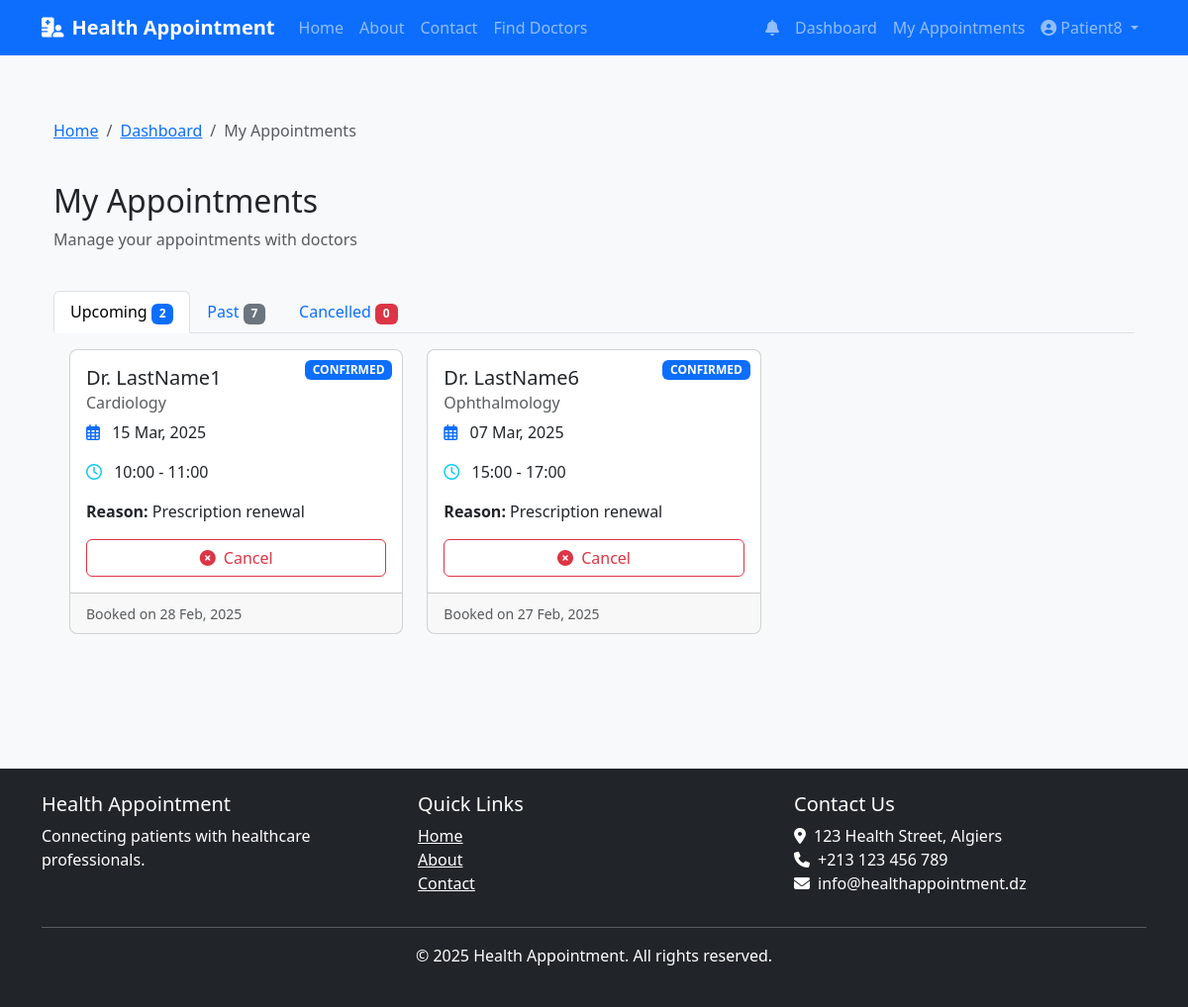
The app's page /patient/appointments (signed in) with its own data.
### models.py (models this page shows, shortened)
class User(db.Model, UserMixin):
    __tablename__ = 'users'
    id = db.Column(db.Integer, primary_key=True)
    email = db.Column(db.String(120), unique=True, nullable=False)
    phone = db.Column(db.String(20), unique=True, nullable=False)
    password_hash = db.Column(db.String(128), nullable=False)
    first_name = db.Column(db.String(50), nullable=False)
    last_name = db.Column(db.String(50), nullable=False)
    user_type = db.Column(db.Enum(UserType), nullable=False)
    is_active = db.Column(db.Boolean, default=False)
    created_at = db.Column(db.DateTime, default=datetime.utcnow)
    updated_at = db.Column(db.DateTime, default=datetime.utcnow, onupdate=datetime.utcnow)
    phone_verified = db.Column(db.Boolean, default=False)
    phone_verification_code = db.Column(db.String(6))
    phone_verification_sent_at = db.Column(db.DateTime)
    email_verified = db.Column(db.Boolean, default=False)
    email_verification_token = db.Column(db.String(100))
    email_verification_sent_at = db.Column(db.DateTime)
    patient = db.relationship('Patient', backref='user', uselist=False, cascade='all, delete-orphan')
    doctor = db.relationship('Doctor', backref='user', uselist=False, cascade='all, delete-orphan')
    notifications = db.relationship('Notification', backref='user', lazy=True, cascade='all, delete-orphan')

class Appointment(db.Model):
    __tablename__ = 'appointments'
    id = db.Column(db.Integer, primary_key=True)
    patient_id = db.Column(db.Integer, db.ForeignKey('patients.id'), nullable=False)
    doctor_id = db.Column(db.Integer, db.ForeignKey('doctors.id'), nullable=False)
    appointment_date = db.Column(db.Date, nullable=False)
    start_time = db.Column(db.Time, nullable=False)
    end_time = db.Column(db.Time, nullable=False)
    status = db.Column(db.Enum(AppointmentStatus), default=AppointmentStatus.PENDING)
    reason = db.Column(db.Text)
    notes = db.Column(db.Text)
    created_at = db.Column(db.DateTime, default=datetime.utcnow)
    updated_at = db.Column(db.DateTime, default=datetime.utcnow, onupdate=datetime.utcnow)

class Doctor(db.Model):
    __tablename__ = 'doctors'
    id = db.Column(db.Integer, primary_key=True)
    user_id = db.Column(db.Integer, db.ForeignKey('users.id'), nullable=False)
    specialty = db.Column(db.String(100))
    license_number = db.Column(db.String(50), unique=True, nullable=False)
    years_of_experience = db.Column(db.Integer)
    education = db.Column(db.Text)
    bio = db.Column(db.Text)
    verification_status = db.Column(db.Enum(VerificationStatus), default=VerificationStatus.PENDING)
    verification_notes = db.Column(db.Text)
    location = db.Column(db.String(255))
    languages = db.Column(db.String(255))  # Comma-separated list of languages
    consultation_fee = db.Column(db.Float)
    profile_picture = db.Column(db.String(255))
    license_document_path = db.Column(db.String(255))
    certificate_path = db.Column(db.String(255))
    availability = db.relationship('DoctorAvailability', backref='doctor', lazy=True, cascade='all, delete-orphan')
    appointments = db.relationship('Appointment', backref='doctor', lazy=True, cascade='all, delete-orphan')

### routes.py (the view)
@patient.route('/appointments')
@login_required
def appointments():
    if current_user.user_type != UserType.PATIENT:
        flash('Access denied.', 'danger')
        return redirect(url_for('main.index'))
    patient = Patient.query.filter_by(user_id=current_user.id).first()
    if not patient:
        flash('Patient profile not found.', 'danger')
        return redirect(url_for('main.index'))
    appointments = Appointment.query.filter_by(patient_id=patient.id).order_by(Appointment.appointment_date.desc()).all()
    upcoming_appointments = []
    past_appointments = []
    cancelled_appointments = []
    today = datetime.now().date()
    for appointment in appointments:
        if appointment.status == AppointmentStatus.CANCELLED:
            cancelled_appointments.append(appointment)
        elif appointment.appointment_date < today or (appointment.appointment_date == today and appointment.end_time < datetime.now().time()):
            past_appointments.append(appointment)
        else:
            upcoming_appointments.append(appointment)
    return render_template('patient/appointments.html',
                          upcoming_appointments=upcoming_appointments,
                          past_appointments=past_appointments,
                          cancelled_appointments=cancelled_appointments)

### app.py (called while the page is built)
@login_manager.user_loader
def load_user(user_id):
    return User.query.get(int(user_id))

def create_app():
    app = Flask(__name__)
    app.config.from_object(get_config())
    app.config['SESSION_COOKIE_NAME'] = f'session_{uuid.uuid4().hex[:8]}'
    os.makedirs(app.config['UPLOAD_FOLDER'], exist_ok=True)
    db.init_app(app)
    login_manager.init_app(app)
    login_manager.login_view = 'auth.login'
    login_manager.login_message_category = 'info'
    mail.init_app(app)
    bcrypt.init_app(app)
    app.register_blueprint(main)
    app.register_blueprint(auth, url_prefix='/auth')
    app.register_blueprint(patient, url_prefix='/patient')
    app.register_blueprint(doctor, url_prefix='/doctor')
    app.register_blueprint(admin, url_prefix='/admin')
    app.register_blueprint(admin_panel)
    @app.context_processor
    def inject_now():
        return {'now': datetime.datetime.now()}
    return app

### templates/patient/appointments.html (shortened to what this page needs)
{% extends 'base.html' %}
{% block content %}
<div class="container mt-4">
    <div class="row mb-4">
        <div class="col-md-12">
            <nav aria-label="breadcrumb">
                <ol class="breadcrumb">
                    <li class="breadcrumb-item"><a href="{{ url_for('main.index') }}">Home</a></li>
                    <li class="breadcrumb-item"><a href="{{ url_for('patient.dashboard') }}">Dashboard</a></li>
                    <li class="breadcrumb-item active">My Appointments</li>
                </ol>
            </nav>
        </div>
    </div>
    <div class="row mb-4">
        <div class="col-md-12">
            <h2>My Appointments</h2>
            <p class="text-muted">Manage your appointments with doctors</p>
        </div>
    </div>
    <div class="row mb-4">
        <div class="col-md-12">
            <ul class="nav nav-tabs" id="appointmentTabs" role="tablist">
                <li class="nav-item" role="presentation">
                    <button class="nav-link active" id="upcoming-tab" data-bs-toggle="tab" data-bs-target="#upcoming" type="button" role="tab" aria-controls="upcoming" aria-selected="true">
                        Upcoming <span class="badge bg-primary">{{ upcoming_appointments|length }}</span>
                    </button>
                </li>
                <li class="nav-item" role="presentation">
                    <button class="nav-link" id="past-tab" data-bs-toggle="tab" data-bs-target="#past" type="button" role="tab" aria-controls="past" aria-selected="false">
                        Past <span class="badge bg-secondary">{{ past_appointments|length }}</span>
                    </button>
                </li>
                <li class="nav-item" role="presentation">
                    <button class="nav-link" id="cancelled-tab" data-bs-toggle="tab" data-bs-target="#cancelled" type="button" role="tab" aria-controls="cancelled" aria-selected="false">
                        Cancelled <span class="badge bg-danger">{{ cancelled_appointments|length }}</span>
                    </button>
                </li>
            </ul>
            <div class="tab-content" id="appointmentTabsContent">
                <div class="tab-pane fade show active" id="upcoming" role="tabpanel" aria-labelledby="upcoming-tab">
                    <div class="p-3">
                        {% if upcoming_appointments %}
                            <div class="row">
                                {% for appointment in upcoming_appointments %}
                                    <div class="col-md-6 col-lg-4 mb-4">
                                        <div class="card appointment-card h-100">
                                            <div class="card-body">
                                                <span class="status-badge badge bg-primary">{{ appointment.status.name }}</span>
                                                <h5 class="card-title">
                                                    Dr. {{ appointment.doctor.user.last_name }}
                                                </h5>
                                                <h6 class="card-subtitle mb-2 text-muted">{{ appointment.doctor.specialty }}</h6>
                                                <div class="mb-3">
                                                    <i class="far fa-calendar-alt text-primary me-2"></i>
                                                    {{ appointment.appointment_date.strftime('%d %b, %Y') }}
                                                </div>
                                                <div class="mb-3">
                                                    <i class="far fa-clock text-info me-2"></i>
                                                    {{ appointment.start_time.strftime('%H:%M') }} - {{ appointment.end_time.strftime('%H:%M') }}
                                                </div>
                                                {% if appointment.reason %}
                                                    <div class="mb-3">
                                                        <strong>Reason:</strong> {{ appointment.reason }}
                                                    </div>
                                                {% endif %}
                                                <div class="d-grid gap-2">
                                                    <a href="{{ url_for('patient.cancel_appointment', appointment_id=appointment.id) }}" class="btn btn-outline-danger">
                                                        <i class="fas fa-times-circle me-1"></i> Cancel
                                                    </a>
                                                </div>
                                            </div>
                                            <div class="card-footer text-muted">
                                                <small>Booked on {{ appointment.created_at.strftime('%d %b, %Y') }}</small>
                                            </div>
                                        </div>
                                    </div>
                                {% endfor %}
                            </div>
                        {% else %}
                            <div class="alert alert-info">
                                <i class="fas fa-info-circle me-2"></i> You don't have any upcoming appointments.
                                <a href="{{ url_for('main.find_doctors') }}" class="alert-link">Find a doctor</a> to book an appointment.
                            </div>
                        {% endif %}
                    </div>
                </div>
            </div>
        </div>
    </div>
</div>
{% endblock %}

### templates/base.html (shortened to what this page needs)
<!DOCTYPE html>
<html lang="en">
<head>
    <link href="https://cdn.jsdelivr.net/npm/bootstrap@5.3.0/dist/css/bootstrap.min.css" rel="stylesheet">
    <link rel="stylesheet" href="https://cdnjs.cloudflare.com/ajax/libs/font-awesome/6.4.0/css/all.min.css">
    <link rel="stylesheet" href="{{ url_for('static', filename='css/style.css') }}">
</head>
<body>
    <nav class="navbar navbar-expand-lg navbar-dark bg-primary">
        <div class="container">
            <a class="navbar-brand" href="{{ url_for('main.index') }}">
                <i class="fas fa-hospital-user me-2"></i>Health Appointment
            </a>
            <div class="collapse navbar-collapse" id="navbarNav">
                <ul class="navbar-nav me-auto">
                    <li class="nav-item">
                        <a class="nav-link" href="{{ url_for('main.index') }}">Home</a>
                    </li>
                    <li class="nav-item">
                        <a class="nav-link" href="{{ url_for('main.about') }}">About</a>
                    </li>
                    <li class="nav-item">
                        <a class="nav-link" href="{{ url_for('main.contact') }}">Contact</a>
                    </li>
                    {% if current_user.is_authenticated %}
                    <li class="nav-item">
                        <a class="nav-link" href="{{ url_for('main.find_doctors') }}">Find Doctors</a>
                    </li>
                    {% endif %}
                </ul>
                <ul class="navbar-nav">
                    {% if current_user.is_authenticated %}
                        <li class="nav-item">
                            <a class="nav-link position-relative" href="{{ url_for('main.notifications') }}">
                                <i class="fas fa-bell"></i>
                            </a>
                        </li>
                        {% if current_user.user_type.value == 'patient' %}
                            <li class="nav-item">
                                <a class="nav-link" href="{{ url_for('patient.dashboard') }}">Dashboard</a>
                            </li>
                            <li class="nav-item">
                                <a class="nav-link" href="{{ url_for('patient.appointments') }}">My Appointments</a>
                            </li>
                        {% endif %}
                        <li class="nav-item dropdown">
                            <a class="nav-link dropdown-toggle" href="#" id="userDropdown" role="button" data-bs-toggle="dropdown">
                                <i class="fas fa-user-circle me-1"></i>{{ current_user.first_name }}
                            </a>
                        </li>
                    {% endif %}
                </ul>
            </div>
        </div>
    </nav>
    <main class="container py-4">
        {% block content %}{% endblock %}
    </main>
    <footer class="bg-dark text-white py-4 mt-5">
        <div class="container">
            <div class="row">
                <div class="col-md-4">
                    <h5>Health Appointment</h5>
                    <p>Connecting patients with healthcare professionals.</p>
                </div>
                <div class="col-md-4">
                    <h5>Quick Links</h5>
                    <ul class="list-unstyled">
                        <li><a href="{{ url_for('main.index') }}" class="text-white">Home</a></li>
                        <li><a href="{{ url_for('main.about') }}" class="text-white">About</a></li>
                        <li><a href="{{ url_for('main.contact') }}" class="text-white">Contact</a></li>
                    </ul>
                </div>
                <div class="col-md-4">
                    <h5>Contact Us</h5>
                    <address>
                        <i class="fas fa-map-marker-alt me-2"></i>123 Health Street, Algiers<br>
                        <i class="fas fa-phone me-2"></i>+213 123 456 789<br>
                        <i class="fas fa-envelope me-2"></i>info@healthappointment.dz
                    </address>
                </div>
            </div>
            <hr>
            <div class="text-center">
                <p>&copy; {{ now.year }} Health Appointment. All rights reserved.</p>
            </div>
        </div>
    </footer>
</body>
</html>

### static/css/style.css (style rules this page uses)
body { font-family: 'Segoe UI', Tahoma, Geneva, Verdana, sans-serif; background-color: #f8f9fa; }
.navbar-brand { font-weight: bold; }
.card { border-radius: 0.5rem; transition: transform 0.3s; }
footer { margin-top: 3rem; }

### templates/patient/appointments.html (style rules this page uses)
.appointment-card { transition: transform 0.3s; }
.status-badge { position: absolute; top: 10px; right: 10px; }

### records on screen
User: first_name "Patient8"
Appointment: status.name "CONFIRMED", doctor.user.last_name "LastName1", doctor.specialty "Cardiology", appointment_date "15 Mar, 2025", start_time "10:00", end_time "11:00", reason "Prescription renewal", created_at "28 Feb, 2025"
Appointment: status.name "CONFIRMED", doctor.user.last_name "LastName6", doctor.specialty "Ophthalmology", appointment_date "07 Mar, 2025", start_time "15:00", end_time "17:00", reason "Prescription renewal", created_at "27 Feb, 2025"

### other values on screen
{{ upcoming_appointments|length }} "2"
{{ past_appointments|length }} "7"
{{ cancelled_appointments|length }} "0"
